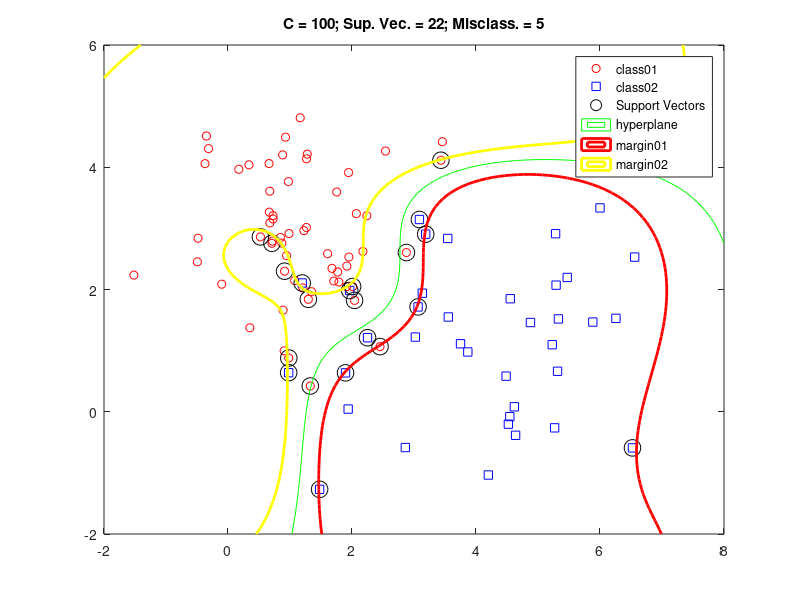

Source code (MATLAB):
close all;
clear all;
% Generate data
rng(100);
class1=mvnrnd([1 3],[1 0; 0 1],60);
class2=mvnrnd([4 1],[2 0; 0 2],40);
x=[ class1;class2]';
y = [  ones(60,1); 
      -ones(40,1)  ]';
ClassA = find( y == +1 );
ClassB = find( y == -1 );
samples = [class1; class2];                                 % Samples
[N l] = size(samples);
samples(:,3) = 1;                                           % Append ones
y = [ones(length(class1),1);...                             % Assign Labels
    -ones(length(class2),1)];
%Design SVM
f1 = -ones(N,1);                            
lb1 = zeros(N,1);                                     
Aeq1 = y';
beq1 = 0;
sigma = 1.75;
samples1 = samples(:,1:2);
% rbf design
rbf	= zeros(N);
for i = 1:N
        rbf(:,i)    = exp(-(vecnorm(samples1-samples1(i,:),2,2).^2)./(2*sigma^2) );
end
H = (y*y').* rbf+ (1e-6)*eye(N);
C=100;
ub3 = C * ones(N,1); 
alpha = quadprog(H,f1,[],[],Aeq1, beq1, lb1,ub3);
alpha(alpha< 10^(-5)) = 0;
% Find Bais 
B1 = 1/y - (y.*alpha)'*rbf;
w_0 = mean(1/y - (y.*alpha)'*rbf);
W_1 = mean(B1);
a_star = (y.*alpha)'*rbf;
svbias = find((alpha > 0) & (alpha < C));
svbias2 = find(alpha>1e-7);
B = y(svbias) - a_star(svbias)';
bias = mean(B);
alpha2=y(svbias2).*alpha(svbias2);
%Calculation of misclassification
classified=(rbf*(y.*alpha)+bias);
misclass_c1 = classified(1:60);
misc_c1_amount = length(find(misclass_c1 < 0));
misclass_c2 = classified(61:100);
misc_c2_amount = length(find(misclass_c2 > 0));
total_miscalssified = misc_c1_amount + misc_c2_amount;

%% Plotting
 [d1,d2] = meshgrid(linspace(-2, 8, 100), linspace(-2, 6, 100));
    Xp = [reshape(d1,numel(d1),1) reshape(d2,numel(d2),1)];
    m = length(Xp);
    Z = zeros(m,1);
    for i = 1:N
        rbf2(:,i)    = exp(-(vecnorm(Xp-samples1(i,:),2,2).^2)./(2*sigma^2) );
    end
qm= rbf2 * (alpha.*y) +bias;
qm1 = rbf2 * (alpha.*y) +(bias+1);
qm2 = rbf2 * (alpha.*y) +(bias-1);
Zm=reshape(qm,size(d1));
Zm1=reshape(qm1,size(d1));
Zm2=reshape(qm2,size(d1));
figure;
plot(x(1,ClassA),x(2,ClassA),'ro');
hold on;
plot(x(1,ClassB),x(2,ClassB),'bs');
plot(x(1,svbias2),x(2,svbias2),'ko','MarkerSize',12);
 contour(d1,d2,Zm, [0 0],'g');
 contour(d1,d2,Zm1, [0 0] ,'r','linewidth',2)
 contour(d1,d2,Zm2, [0 0] ,'y','linewidth',2)   
 legend('class01','class02','Support Vectors','hyperplane','margin01','margin02');
title(['C = 100; Sup. Vec. = ', num2str(length(svbias2)), '; Misclass. = ', num2str(total_miscalssified)]);
hold off

